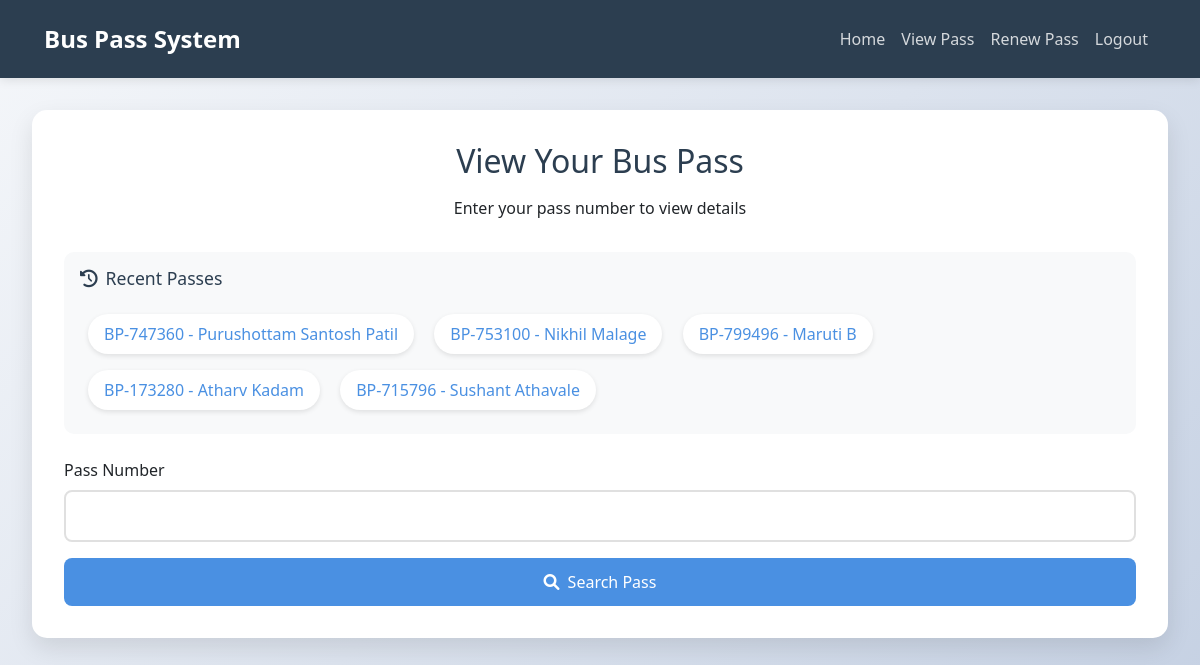
Page /view_pass (signed in) on the committed database.
### tables this page shows
CREATE TABLE bus_passes (
            id INTEGER PRIMARY KEY AUTOINCREMENT,
            name TEXT NOT NULL,
            email TEXT NOT NULL,
            age INTEGER NOT NULL,
            pass_number TEXT NOT NULL UNIQUE,
            valid_until DATE NOT NULL,
            mobile_no TEXT NOT NULL,
            district TEXT NOT NULL,
            photo_data TEXT,  -- Store base64 image data
            qr_code TEXT,
            created_at TIMESTAMP DEFAULT CURRENT_TIMESTAMP
        );

### Pass.py (the view, shortened to what this page needs)
@app.route('/view_pass', methods=['GET', 'POST'])
@login_required
def view_pass():
    if request.method == 'POST':
        pass_number = request.form.get('pass_number')
    else:
        pass_number = request.args.get('pass_number')
    print(f"Received pass number: {pass_number}")  # Debug log
    try:
        conn = get_db_connection()
        cursor = conn.cursor()
        cursor.execute('''
            SELECT pass_number, name
            FROM bus_passes
            ORDER BY created_at DESC
            LIMIT 5
        ''')
        recent_passes = cursor.fetchall()
        pass_details = None
        print(f"Rendering template with pass_details: {pass_details}")  # Debug log
        return render_template('view_pass.html',
                            pass_details=pass_details,
                            recent_passes=recent_passes)
    finally:
        if conn:
            conn.close()

### Pass.py (called while the page is built)
def login_required(f):
    @wraps(f)
    def decorated_function(*args, **kwargs):
        if 'user_id' not in session:
            flash('Please login to access this page', 'error')
            return redirect(url_for('login'))
        return f(*args, **kwargs)
    return decorated_function

### templates/view_pass.html (shortened to what this page needs)
<!DOCTYPE html>
<html lang="en">
<head>
    <link href="https://cdn.jsdelivr.net/npm/bootstrap@5.3.0/dist/css/bootstrap.min.css" rel="stylesheet">
    <link href="https://cdnjs.cloudflare.com/ajax/libs/font-awesome/6.0.0/css/all.min.css" rel="stylesheet">
</head>
<body>
    <nav class="navbar navbar-expand-lg navbar-dark">
        <div class="container">
            <a class="navbar-brand" href="{{ url_for('index') }}">Bus Pass System</a>
            <div class="collapse navbar-collapse" id="navbarNav">
                <ul class="navbar-nav ms-auto">
                    <li class="nav-item">
                        <a class="nav-link" href="{{ url_for('index') }}">Home</a>
                    </li>
                    {% if session.get('user_id') %}
                        <li class="nav-item">
                            <a class="nav-link" href="{{ url_for('view_pass') }}">View Pass</a>
                        </li>
                        <li class="nav-item">
                            <a class="nav-link" href="{{ url_for('renew') }}">Renew Pass</a>
                        </li>
                        <li class="nav-item">
                            <a class="nav-link" href="{{ url_for('logout') }}">Logout</a>
                        </li>
                    {% endif %}
                </ul>
            </div>
        </div>
    </nav>
    <div class="main-content">
        <div class="search-container">
            <div class="search-header">
                <h2>View Your Bus Pass</h2>
                <p>Enter your pass number to view details</p>
            </div>
            {% if recent_passes %}
            <div class="recent-passes">
                <h4><i class="fas fa-history me-2"></i>Recent Passes</h4>
                <div>
                    {% for pass in recent_passes %}
                    <div class="recent-pass-item">
                        <a href="{{ url_for('view_pass', pass_number=pass['pass_number']) }}"
                           data-pass-number="{{ pass['pass_number'] }}"
                           data-pass-name="{{ pass['name'] }}">
                            {{ pass['pass_number'] }} - {{ pass['name'] }}
                        </a>
                    </div>
                    {% endfor %}
                </div>
            </div>
            {% endif %}
            <form method="GET" action="{{ url_for('view_pass') }}" class="search-form">
                <div class="mb-3">
                    <label for="pass_number" class="form-label">Pass Number</label>
                    <input type="text" class="form-control" id="pass_number" name="pass_number" required>
                </div>
                <div class="d-grid">
                    <button type="submit" class="btn btn-primary">
                        <i class="fas fa-search me-2"></i>Search Pass
                    </button>
                </div>
            </form>
        </div>
    </div>
</body>
</html>

### templates/view_pass.html (style rules this page uses)
:root { --primary-color: #4a90e2; --secondary-color: #2c3e50; --accent-color: #e74c3c; --success-color: #2ecc71; --info-color: #3498db; }
body { background: linear-gradient(135deg, #f5f7fa 0%, #c3cfe2 100%); min-height: 100vh; font-family: 'Segoe UI', Tahoma, Geneva, Verdana, sans-serif; }
.navbar { background: var(--secondary-color); padding: 1rem 2rem; box-shadow: 0 2px 10px rgba(0,0,0,0.1); }
.navbar-brand { color: white !important; font-size: 1.5rem; font-weight: bold; }
.nav-link { color: rgba(255,255,255,0.8) !important; transition: color 0.3s ease; }
.main-content { padding: 2rem; max-width: 1200px; margin: 0 auto; }
.search-container { background: white; padding: 2rem; border-radius: 15px; box-shadow: 0 10px 25px rgba(0, 0, 0, 0.1); margin-bottom: 2rem; animation: fadeIn 0.5s ease-out; }
.search-header { text-align: center; margin-bottom: 2rem; }
.search-header h2 { color: var(--secondary-color); margin-bottom: 1rem; }
.recent-passes { background: #f8f9fa; padding: 1rem; border-radius: 10px; margin-bottom: 1.5rem; }
.recent-passes h4 { color: var(--secondary-color); margin-bottom: 1rem; font-size: 1.1rem; }
.recent-pass-item { display: inline-block; margin: 0.5rem; padding: 0.5rem 1rem; background: white; border-radius: 20px; box-shadow: 0 2px 5px rgba(0,0,0,0.1); transition: all 0.3s ease; cursor: pointer; }
.recent-pass-item a { color: var(--primary-color); text-decoration: none; }
.form-control { border: 2px solid #e0e0e0; border-radius: 8px; padding: 12px; transition: all 0.3s ease; }
.btn-primary { background: var(--primary-color); border: none; padding: 12px 24px; border-radius: 8px; transition: all 0.3s ease; }

### rows in the picture
bus_passes: pass_number "BP-747360", name "Purushottam Santosh Patil"
bus_passes: pass_number "BP-753100", name "Nikhil Malage"
bus_passes: pass_number "BP-799496", name "Maruti B"
bus_passes: pass_number "BP-173280", name "Atharv Kadam"
bus_passes: pass_number "BP-715796", name "Sushant Athavale"
